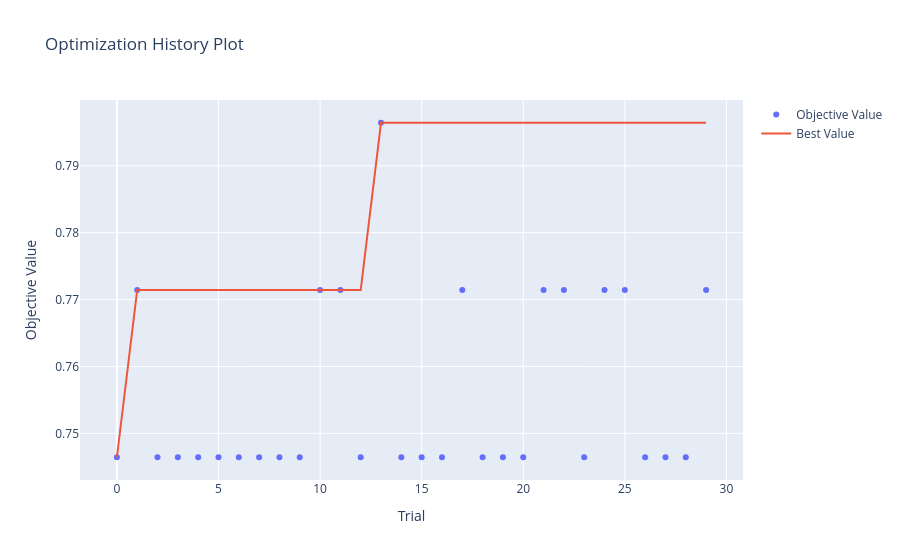

The code cell stored with this chart in its notebook:
### Code cell
optuna.visualization.plot_optimization_history(study)
optuna.visualization.plot_optimization_history(study_rf)

### Figure 1 — Plotly figure (JSON) as saved in the notebook; plotly's stock layout.template omitted (floating-point values rounded to 4 significant figures)
{"data": [{"mode": "markers", "name": "Objective Value", "type": "scatter", "x": [0, 1, 2, 3, 4, 5, 6, 7, 8, 9, 10, 11, 12, 13, 14, 15, 16, 17, 18, 19, 20, 21, 22, 23, 24, 25, 26, 27, 28, 29], "y": [0.7464, 0.7714, 0.7464, 0.7464, 0.7464, 0.7464, 0.7464, 0.7464, 0.7464, 0.7464, 0.7714, 0.7714, 0.7464, 0.7964, 0.7464, 0.7464, 0.7464, 0.7714, 0.7464, 0.7464, 0.7464, 0.7714, 0.7714, 0.7464, 0.7714, 0.7714, 0.7464, 0.7464, 0.7464, 0.7714]}, {"mode": "lines", "name": "Best Value", "type": "scatter", "x": [0, 1, 2, 3, 4, 5, 6, 7, 8, 9, 10, 11, 12, 13, 14, 15, 16, 17, 18, 19, 20, 21, 22, 23, 24, 25, 26, 27, 28, 29], "y": [0.7464, 0.7714, 0.7714, 0.7714, 0.7714, 0.7714, 0.7714, 0.7714, 0.7714, 0.7714, 0.7714, 0.7714, 0.7714, 0.7964, 0.7964, 0.7964, 0.7964, 0.7964, 0.7964, 0.7964, 0.7964, 0.7964, 0.7964, 0.7964, 0.7964, 0.7964, 0.7964, 0.7964, 0.7964, 0.7964]}, {"marker": {"color": "#cccccc"}, "mode": "markers", "name": "Infeasible Trial", "showlegend": false, "type": "scatter", "x": [], "y": []}], "layout": {"title": {"text": "Optimization History Plot"}, "xaxis": {"title": {"text": "Trial"}}, "yaxis": {"title": {"text": "Objective Value"}}}}
